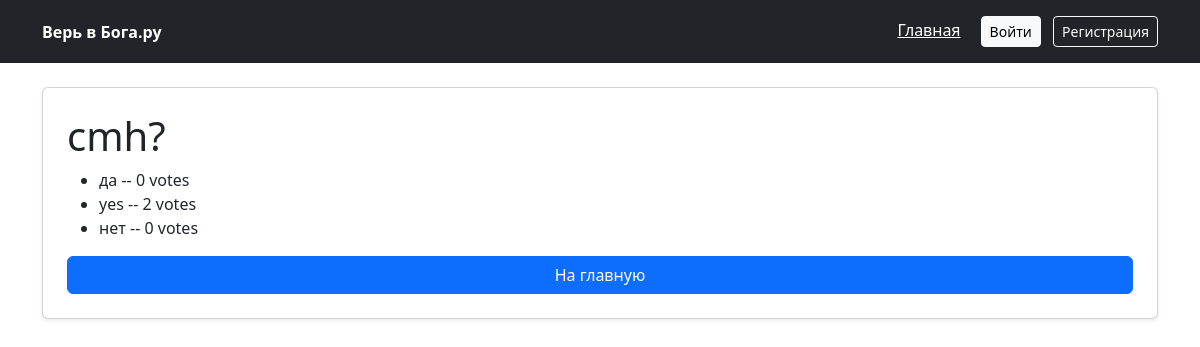
The page /polls/2/results/ on the database as committed earlier.
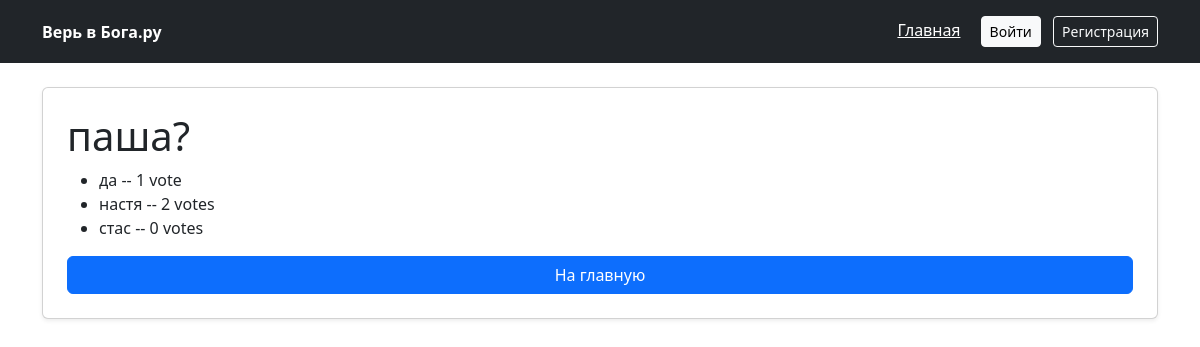
The same page on the database as committed later.
### polls/models.py (models this page shows, shortened)
class Question(models.Model):
    question_text = models.CharField(max_length=200)
    pub_date = models.DateTimeField('date published')
    lifetime = models.DurationField(default=timedelta(days=7))
    is_active = models.BooleanField(default=True)
    description = models.TextField(blank=True, null=True)
    image = models.ImageField(upload_to='questions/', blank=True, null=True)

class Choice(models.Model):
    question = models.ForeignKey(Question, on_delete=models.CASCADE)
    choice_text = models.CharField(max_length=200)
    votes = models.IntegerField(default=0)

### polls/views.py (the view)
# urls.py: path('<int:pk>/results/', views.ResultsView.as_view(), name='results'),
class ResultsView(generic.DetailView):
    model = Question
    template_name = 'polls/results.html'

### polls/templates/polls/results.html
{% extends 'base_generic.html' %}
{% block content %}
<h1>{{ question.question_text }}</h1>
<ul>
    {% for choice in question.choice_set.all %}
    <li>{{ choice.choice_text }} -- {{ choice.votes }} vote{{choice.votes|pluralize}}</li>
    {% endfor %}
</ul>
<a href="{% url 'polls:index' %}" class="btn btn-primary"> На главную </a>
{% endblock %}

Rows that differ between the two databases and show on the page:
changed Question: question_text "cmh?" → "паша?"
changed Choice "да": votes "0" → "1"
changed Choice: choice_text "yes" → "настя"
changed Choice: choice_text "нет" → "стас"
